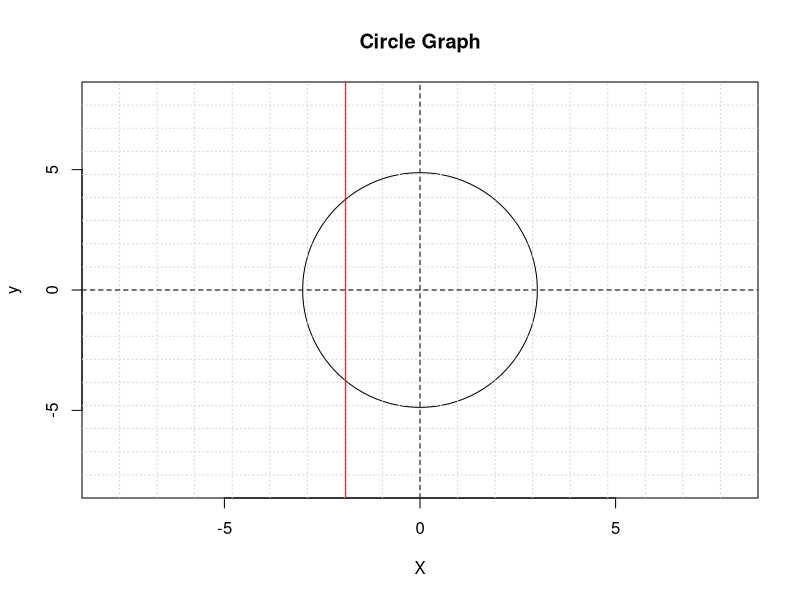
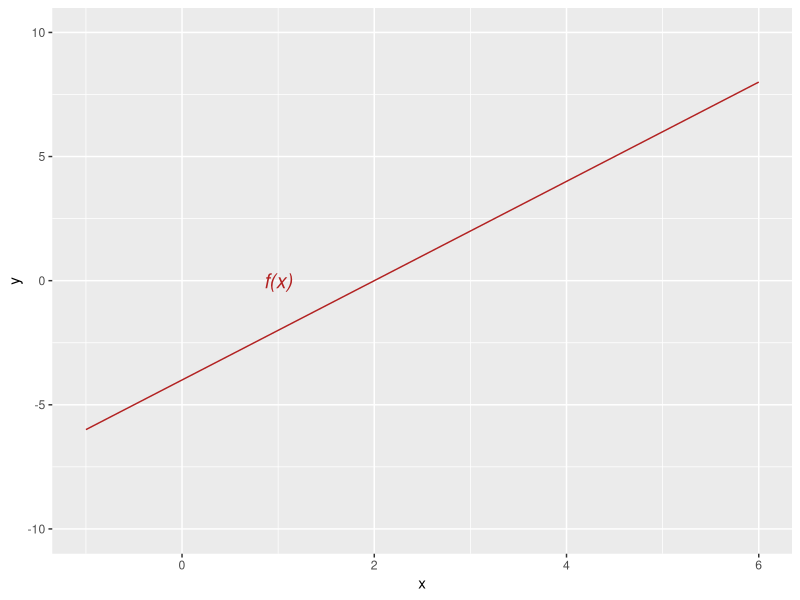
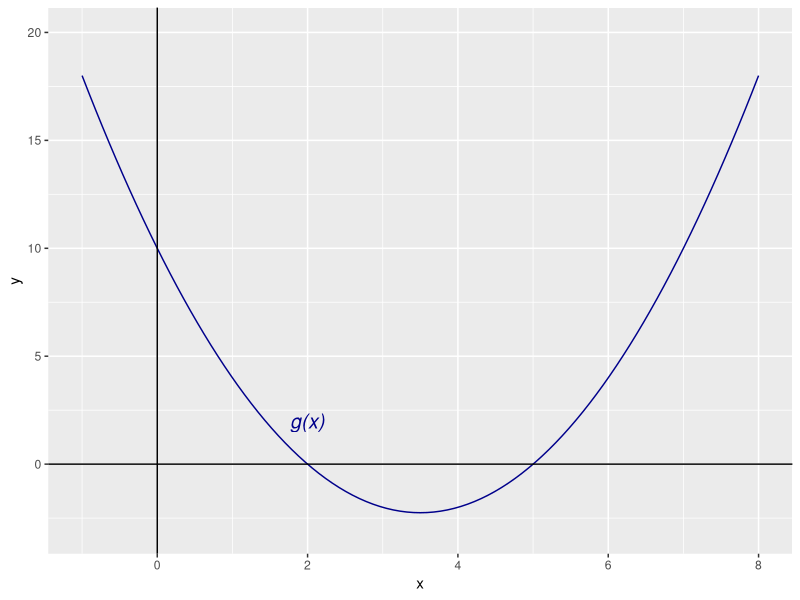
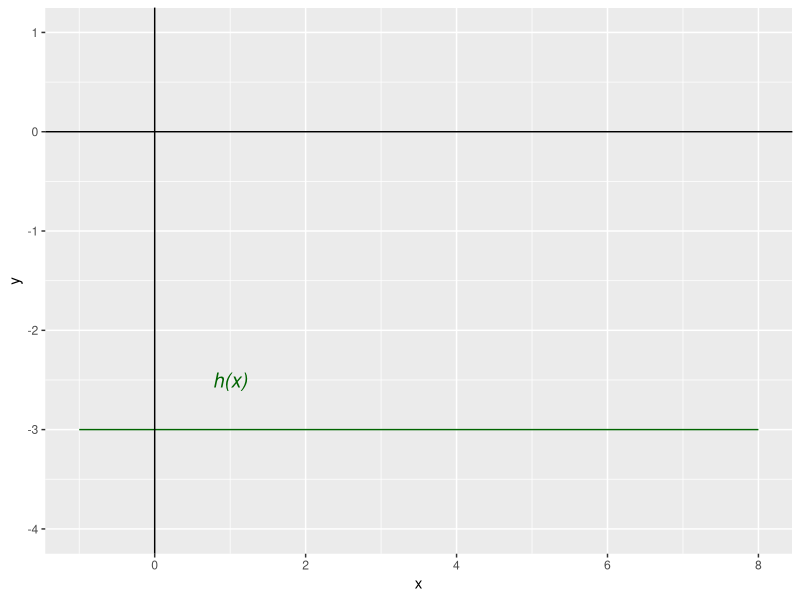
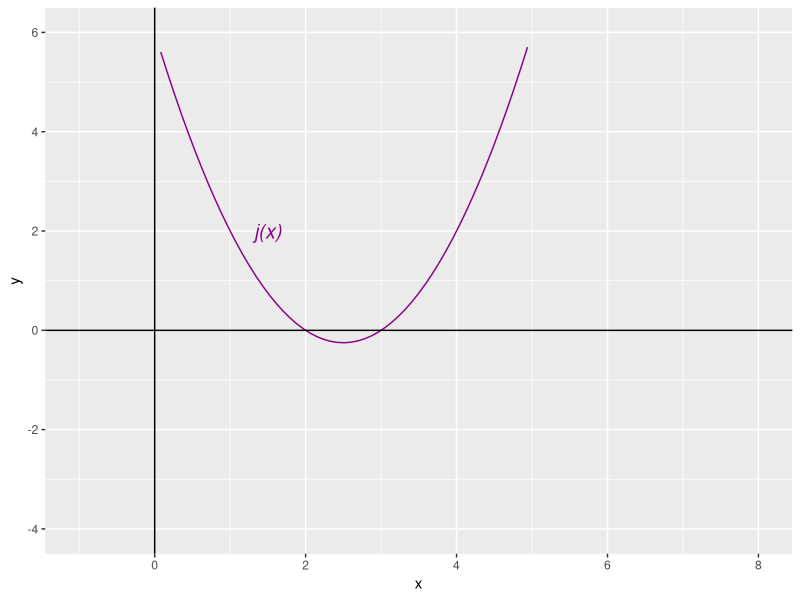
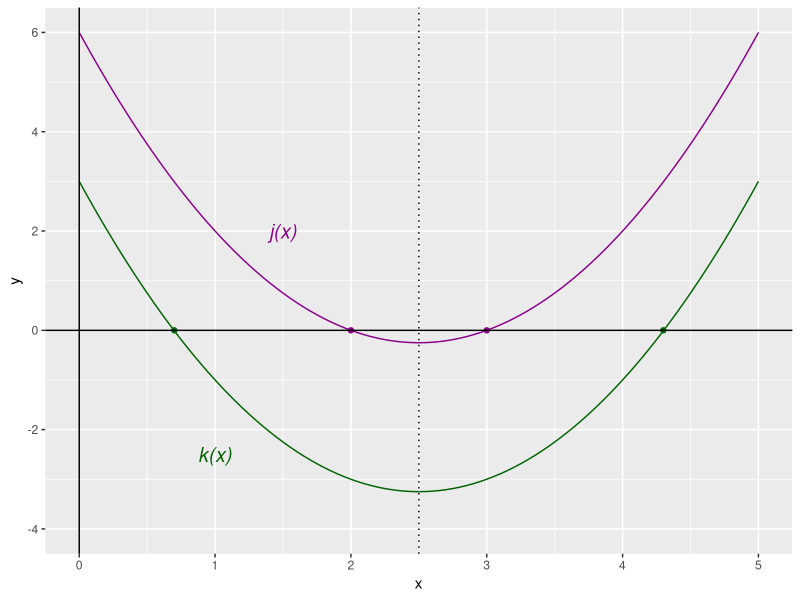
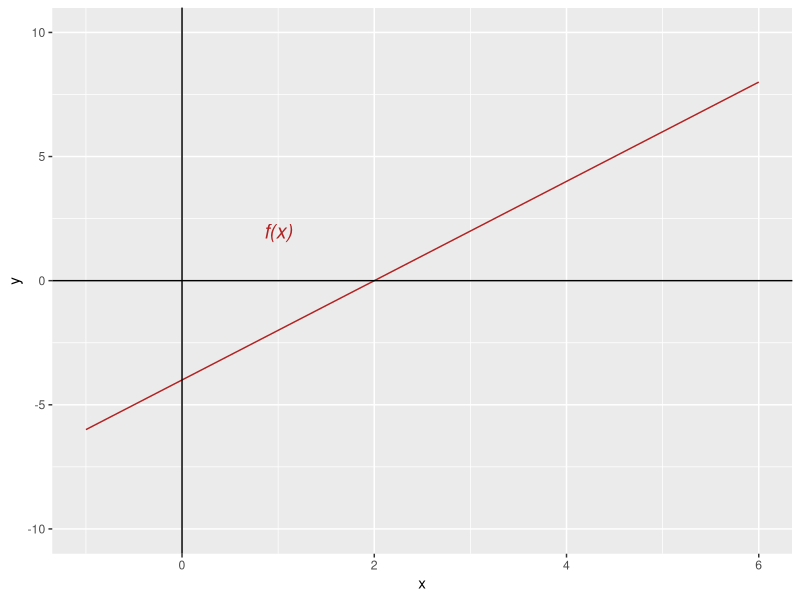
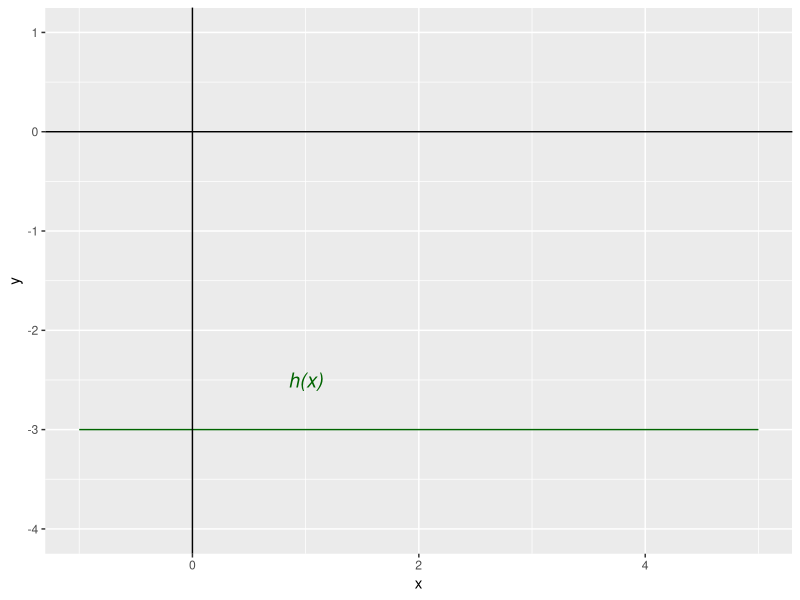

R code for these plots, in order:
## ---- chunk 1
knitr::opts_chunk$set(echo = TRUE)
library(ggplot2)

# To Do
#  1. add chain rule and integration by parts examples
#  2. add u-substitution example
#  3. add exponential example - mutilplying two exp's together
#  4. add exampe of integration to inf - ref page in book define limits not as inf...

## ---- chunk 2
library("plotrix")
plot(1:5,seq(-5,5,length=5),type="n",xlim=c(-8,8), ylim=c(-8,8), 
     xlab="X",ylab="y",main="Circle Graph")
 draw.circle(0,0,3)
 grid(nx=18, ny=18)
 abline(v=-1.9, col="red")
 abline(v=0, col="black", lty=2 )
 abline(h=0, col="black", lty=2 )
## ---- chunk 3
x <- -1:6
dat <- data.frame(x,y=2*x - 4)
f <- function(x) 2*x-4
ggplot(dat, aes(x,y)) + 
    stat_function(fun=f, colour="firebrick") + 
    annotate("text", x = 1, y = 0, label = "f(x)" , color="firebrick", size=5 , angle=0, fontface="italic") +
    ylim(-10,10)
## ---- chunk 4
x <- -1:8
dat <- data.frame(x,y=x^2-7*x+10)
f <- function(x) x^2-7*x+10
ggplot(dat, aes(x,y)) + 
    stat_function(fun=f, colour="darkblue") +
    annotate("text", x = 2, y = 2, label = "g(x)" , color="darkblue", size=5 , angle=0, fontface="italic") +
    ylim(-3,20) + 
  geom_hline(yintercept = 0) +
  geom_vline(xintercept = 0)
## ---- chunk 5
f <- function(x) -3
ggplot(dat, aes(x,y)) + 
    stat_function(fun=f, colour="darkgreen") +
    annotate("text", x = 1, y = -2.5, label = "h(x)" , color="darkgreen", size=5 , angle=0, fontface="italic") +
    ylim(-4,1)+
    geom_hline(yintercept = 0) +
  geom_vline(xintercept = 0)
## ---- chunk 6
x <- -1:8
dat <- data.frame(x,y=x^2-5*x+6)
f <- function(x) x^2-5*x+6
ggplot(dat, aes(x,y)) + 
    stat_function(fun=f, colour="darkmagenta") +
    annotate("text", x = 1.5, y = 2, label = "j(x)" , color="darkmagenta", size=5 , angle=0, fontface="italic") +
    ylim(-4,6) +
    geom_hline(yintercept = 0) +
  geom_vline(xintercept = 0)
## ---- chunk 7
x <- 0:5
pointdata1 <- data.frame(
                xname = c(0.7, 4.3), 
                ypos = c(0,0)
                ) 
pointdata2 <- data.frame(
                xname = c(2, 3), 
                ypos = c(0, 0)
                ) 
dat <- data.frame(x,y=x^2-5*x+6)
f <- function(x) x^2-5*x+6
k <- function(x) x^2 - 5*x + 3
ggplot(dat, aes(x,y)) + 
    stat_function(fun=f, color="darkmagenta") +
    stat_function(fun=k, color="darkgreen") +
    annotate("text", x = 1.5, y = 2, label = "j(x)" , color="darkmagenta", size=5 , angle=0, fontface="italic") +
    annotate("text", x = 1, y = -2.5, label = "k(x)" , color="darkgreen", size=5 , angle=0, fontface="italic") +
    ylim(-4,6) +
    geom_point(data = pointdata1, mapping = aes(x = xname, y = ypos), color="darkgreen")+
    geom_point(data = pointdata2, mapping = aes(x = xname, y = ypos), color="darkmagenta") +
    geom_vline(xintercept=2.5, linetype='dotted', colour="black")+
    geom_hline(yintercept = 0) +
    geom_vline(xintercept = 0)
## ---- chunk 8
x <- -1:6
dat <- data.frame(x,y=2*x - 4)
f <- function(x) 2*x-4
ggplot(dat, aes(x,y)) + 
    stat_function(fun=f, colour="firebrick") + 
    annotate("text", x = 1, y = 2, label = "f(x)" , color="firebrick", size=5 , angle=0, fontface="italic") +
    ylim(-10,10)+
    geom_hline(yintercept = 0) +
  geom_vline(xintercept = 0)
## ---- chunk 9
x <- -1:5
dat <- data.frame(x,y=-3)
f <- function(x) -3
ggplot(dat, aes(x,y)) + 
    stat_function(fun=f, colour="darkgreen") +
    annotate("text", x = 1, y = -2.5, label = "h(x)" , color="darkgreen", size=5 , angle=0, fontface="italic") +
    ylim(-4,1)+
    geom_hline(yintercept = 0) +
  geom_vline(xintercept = 0)
## ---- chunk 10
x <- 0:5
dat <- data.frame(x,y=x^2-5*x+6)
f <- function(x) x^2-5*x+6
k <- function(x) x^2 - 5*x + 3
ggplot(dat, aes(x,y)) + 
    stat_function(fun=f, color="darkmagenta") +
    stat_function(fun=k, color="darkgreen") +
    annotate("text", x = 1.5, y = 2, label = "j(x)" , color="darkmagenta", size=5 , angle=0, fontface="italic") +
    annotate("text", x = 1, y = -2.5, label = "k(x)" , color="darkgreen", size=5 , angle=0, fontface="italic") +
    ylim(-4,6)+
    geom_hline(yintercept = 0) +
  geom_vline(xintercept = 0)
## ---- chunk 11
x <- 0:7
dat <- data.frame(x,y=x^2-7*x+10)
f <- function(x) x^2-7*x+10
ggplot(dat, aes(x,y)) + 
    stat_function(fun=f, colour="darkblue") +
    annotate("text", x = 2, y = 2, label = "g(x)" , color="darkblue", size=5 , angle=0, fontface="italic") +
    ylim(-3,11)+
    geom_hline(yintercept = 0) +
  geom_vline(xintercept = 0)
## ---- chunk 12
x <- 0:7
dat <- data.frame(x,y=2*x-7)
f <- function(x) 2*x-7
ggplot(dat, aes(x,y)) + 
    stat_function(fun=f, colour="darkblue") +
    annotate("text", x = 2, y = 2, label = "g'(x)" , color="darkblue", size=5 , angle=0, fontface="italic") +
    ylim(-8,8)+
    geom_hline(yintercept = 0) +
  geom_vline(xintercept = 0)
## ---- chunk 13
x <- 0:4
dat <- data.frame(x,y=x^3-6*x^2+11*x-6)
f <- function(x) x^3 - 6*x^2 + 11*x - 6
ggplot(dat, aes(x,y)) + 
    stat_function(fun=f, colour="darkcyan") +
    annotate("text", x = 2, y = 2, label = "m(x)" , color="darkcyan", size=5 , angle=0, fontface="italic") +
    theme(axis.title.x=element_blank(),
        axis.text.x=element_blank(),
        axis.ticks.x=element_blank(),
        panel.background = element_rect(fill = 'gray94')) +
    ylim(-12,12)+
    geom_hline(yintercept = 0) +
  geom_vline(xintercept = 0)
## ---- chunk 14
x <- 0:4
dat <- data.frame(x,y=3*x^2 - 12*x + 11)
f <- function(x) 3*x^2 - 12*x + 11
ggplot(dat, aes(x,y)) + 
    stat_function(fun=f, colour="darkcyan") +
    annotate("text", x = 2, y = 3, label = "m'(x)" , color="darkcyan", size=5 , angle=0, fontface="italic")+
    theme(axis.title.x=element_blank(),
        axis.text.x=element_blank(),
        axis.ticks.x=element_blank(),
        panel.background = element_rect(fill = 'gray88')) +
    ylim(-12,12)+
    geom_hline(yintercept = 0) +
  geom_vline(xintercept = 0)
## ---- chunk 15
x <- 0:4
dat <- data.frame(x,y=6*x - 12)
f <- function(x) 6*x - 12
ggplot(dat, aes(x,y)) + 
    stat_function(fun=f, colour="darkcyan") +
    annotate("text", x = 1, y = -3, label = "m''(x)" , color="darkcyan", size=5 , angle=0, fontface="italic")+
    theme(axis.title.x=element_blank(),
        axis.text.x=element_blank(),
        axis.ticks.x=element_blank(),
        panel.background = element_rect(fill = 'gray94')) +
    ylim(-12,12)+
    geom_hline(yintercept = 0) +
  geom_vline(xintercept = 0)
## ---- chunk 16
x <- 0:4
dat <- data.frame(x,y=6)
f <- function(x) 6
ggplot(dat, aes(x,y)) + 
    stat_function(fun=f, colour="darkcyan") +
    annotate("text", x = 1, y = 3, label = "m'''(x)" , color="darkcyan", size=5 , angle=0, fontface="italic") +
    theme(axis.title.x=element_blank(),
        axis.text.x=element_blank(),
        axis.ticks.x=element_blank(),
        panel.background = element_rect(fill = 'gray88')) +
    ylim(-12,12)+
    geom_hline(yintercept = 0) +
  geom_vline(xintercept = 0)
## ---- chunk 17
x <- seq(-0.01,8.01,0.1)
dat <- data.frame(x,y=0.5*x)
f <- function(x) 0.5*x
ggplot(dat, aes(x,y)) + 
    stat_function(fun=f, colour="firebrick") + 
    annotate("text", x = 1, y = 1.5, label = "d(x)" , color="firebrick", size=5 , angle=0, fontface="italic") +
    annotate("text", x = 6.5, y = 1, label = "D(x)" , color="deepskyblue", size=5 , angle=0, fontface="italic") +
    ylim(-1,5)+
    geom_area(mapping = aes(x = ifelse(x>= 0 & x<= 6 , x, 0)), fill = "deepskyblue")
## ---- chunk 18
x <- c(7,8,5,10,5,6,8,7,8,7,4,9,6,7,6,9,6,7,12,9)
hist(x, col="lightblue", main="Histogram of x", breaks = seq(3.5, 12.5, by=1))
## ---- chunk 19
#
# Note: this is the place to comment your code, NOT the place to write analysis that is
#  part of your report.
#
# As a data scientist, write your report for readers who may not be able to read 
#  your code.  Putting prose in the code comments like this is a TERRIBLE idea.  
#  Please don't do it. However, commenting your code so that others can understand 
#  it, and so that you can understand it later, is a fabulous idea.
#
# The seq(3.5, 12.5, by=1) comment offsets the histogram by 0.5 so that the labels appear 
# directly under the center of the bars - an example of a useful code comment
# and the answer to the question on the previous page.
#
hist(x, prob=TRUE,  col="lightblue", main="PMF of x", breaks = seq(3.5, 12.5, by=1))
